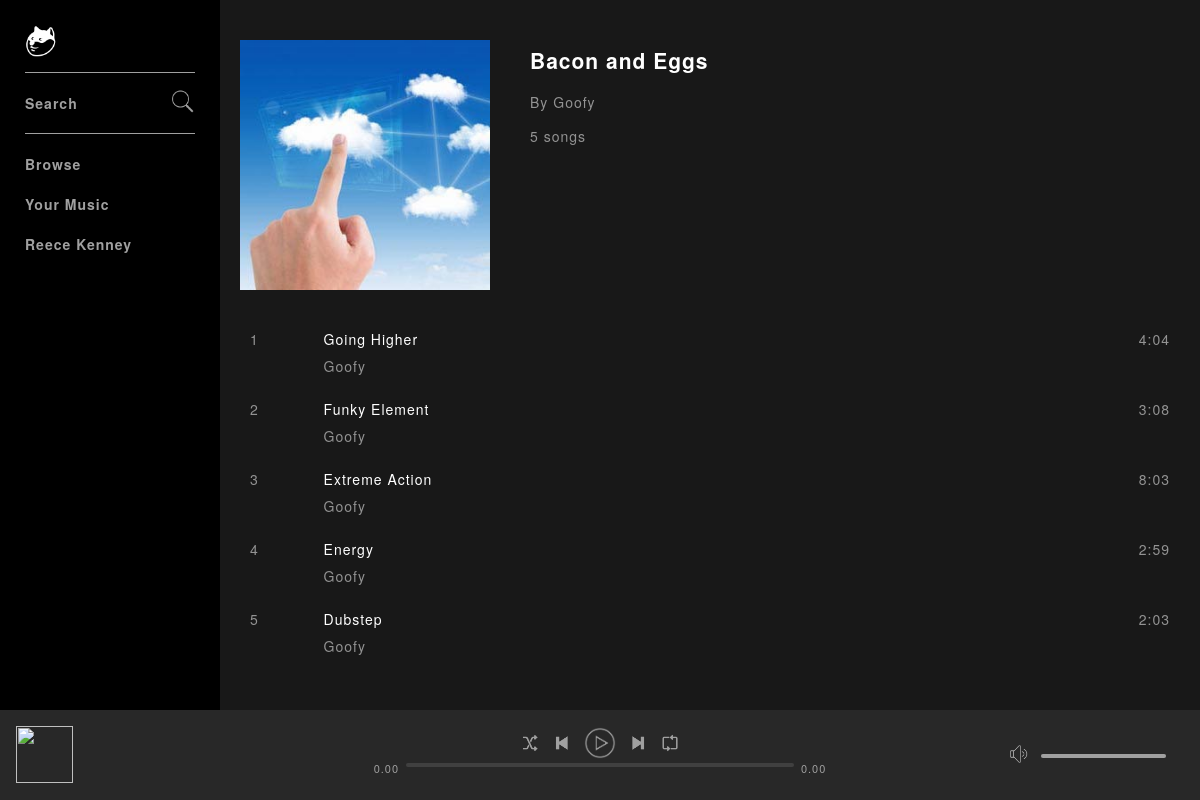
The page /album.php?id=1 (signed in) on the database its author committed.
### tables this page shows
CREATE TABLE `albums` (
  `id` int(11) NOT NULL,
  `title` varchar(250) NOT NULL,
  `artist` int(11) NOT NULL,
  `genre` int(11) NOT NULL,
  `artworkPath` varchar(500) NOT NULL
);

CREATE TABLE `artists` (
  `id` int(11) NOT NULL,
  `name` varchar(50) NOT NULL
);

CREATE TABLE `songs` (
  `id` int(11) NOT NULL,
  `title` varchar(250) NOT NULL,
  `artist` int(11) NOT NULL,
  `album` int(11) NOT NULL,
  `genre` int(11) NOT NULL,
  `duration` varchar(8) NOT NULL,
  `path` varchar(500) NOT NULL,
  `albumOrder` int(11) NOT NULL,
  `plays` int(11) NOT NULL
);

### includes/classes/User.php (called while the page is built, shortened)
<?php
	class User {
		private $con;
		private $username;
		public function __construct($con, $username) {
			$this->con = $con;
			$this->username = $username;
		}
		public function getFirstAndLastName() {
			$query = mysqli_query($this->con, "SELECT concat(firstName, ' ', lastName) as 'name'  FROM users WHERE username='$this->username'");
			$row = mysqli_fetch_array($query);
			return $row['name'];
		}
	}
?>

### includes/classes/Album.php (called while the page is built, shortened)
<?php
	class Album {
		private $con;
		private $id;
		private $title;
		private $artistId;
		private $artworkPath;
		public function __construct($con, $id) {
			$this->con = $con;
			$this->id = $id;
			$query = mysqli_query($this->con, "SELECT * FROM albums WHERE id='$this->id'");
			$album = mysqli_fetch_array($query);
			$this->title = $album['title'];
			$this->artistId = $album['artist'];
			$this->artworkPath = $album['artworkPath'];
		}
		public function getTitle() {
			return $this->title;
		}
		public function getArtist() {
			return new Artist($this->con, $this->artistId);
		}
		public function getArtworkPath() {
			return $this->artworkPath;
		}
		public function getNumberOfSongs() {
			$query = mysqli_query($this->con, "SELECT id FROM songs WHERE album='$this->id'");
			return mysqli_num_rows($query);
		}
		public function getSongIds() {
			$query = mysqli_query($this->con, "SELECT id FROM songs WHERE album='$this->id' ORDER BY albumOrder ASC");
			$array = array();
			while($row = mysqli_fetch_array($query)) {
				array_push($array, $row['id']);
			}
			return $array;
		}
	}
?>

### includes/classes/Artist.php (called while the page is built, shortened)
<?php
	class Artist {
		private $con;
		private $id;
		public function __construct($con, $id) {
			$this->con = $con;
			$this->id = $id;
		}
		public function getName() {
			$artistQuery = mysqli_query($this->con, "SELECT name FROM artists WHERE id='$this->id'");
			$artist = mysqli_fetch_array($artistQuery);
			return $artist['name'];
		}
	}
?>

### includes/classes/Song.php (called while the page is built, shortened)
<?php
	class Song {
		private $con;
		private $title;
		private $artistId;
		private $duration;
		public function __construct($con, $id) {
			$this->con = $con;
			$this->id = $id;
			$query = mysqli_query($this->con, "SELECT * FROM songs WHERE id='$this->id'");
			$this->mysqliData = mysqli_fetch_array($query);
			$this->title = $this->mysqliData['title'];
			$this->artistId = $this->mysqliData['artist'];
			$this->duration = $this->mysqliData['duration'];
		}
		public function getTitle() {
			return $this->title;
		}
		public function getArtist() {
			return new Artist($this->con, $this->artistId);
		}
		public function getDuration() {
			return $this->duration;
		}
	}
?>

### album.php (the view)
<?php include("includes/header.php");
if(isset($_GET['id'])) {
	$albumId = $_GET['id'];
}
else {
	header("Location: index.php");
}
$album = new Album($con, $albumId);
$artist = $album->getArtist();
?>
<div class="entityInfo">
	<div class="leftSection">
		<img src="<?php echo $album->getArtworkPath(); ?>">
	</div>
	<div class="rightSection">
		<h2><?php echo $album->getTitle(); ?></h2>
		<p>By <?php echo $artist->getName(); ?></p>
		<p><?php echo $album->getNumberOfSongs(); ?> songs</p>
	</div>
</div>
<div class="tracklistContainer">
	<ul class="tracklist">
		<?php
		$songIdArray = $album->getSongIds();
		$i = 1;
		foreach($songIdArray as $songId) {
			$albumSong = new Song($con, $songId);
			$albumArtist = $albumSong->getArtist();
			echo "<li class='tracklistRow'>
					<div class='trackCount'>
						<img class='play' src='assets/images/icons/play-white.png'>
						<span class='trackNumber'>$i</span>
					</div>
					<div class='trackInfo'>
						<span class='trackName'>" . $albumSong->getTitle() . "</span>
						<span class='artistName'>" . $albumArtist->getName() . "</span>
					</div>
					<div class='trackOptions'>
						<img class='optionsButton' src='assets/images/icons/more.png'>
					</div>
					<div class='trackDuration'>
						<span class='duration'>" . $albumSong->getDuration() . "</span>
					</div>
				</li>";
			$i = $i + 1;
		}
		?>
	</ul>
</div>
<?php include("includes/footer.php")?>

### includes/header.php (shortened to what this page needs)
<?php
include("includes/config.php");
include("includes/classes/User.php");
include("includes/classes/Artist.php");
include("includes/classes/Album.php");
include("includes/classes/Song.php");
include("includes/classes/Playlist.php");
if(isset($_SESSION['userLoggedIn'])) {
	$userLoggedIn = new User($con, $_SESSION['userLoggedIn']);
}
else {
	header("Location: register.php");
}
?>
<html>
<head>
	<link rel="stylesheet" type="text/css" href="assets/css/style.css">
</head>
<body>
	<div id="mainContainer">
		<div id="topContainer">
			<?php include("includes/navBarContainer.php"); ?>
			<div id="mainViewContainer">
				<div id="mainContent">

### includes/navBarContainer.php
<div id="navBarContainer">
	<nav class="navBar">
		<span role="link" tabindex="0" onclick="openPage('index.php')" class="logo">
			<img src="assets/images/icons/logo.png">
		</span>
		<div class="group">
			<div class="navItem">
				<span role='link' tabindex='0' onclick='openPage("search.php")' class="navItemLink">
					Search
					<img src="assets/images/icons/search.png" class="icon" alt="Search">
				</span>
			</div>
		</div>
		<div class="group">
			<div class="navItem">
				<span role="link" tabindex="0" onclick="openPage('browse.php')" class="navItemLink">Browse</span>
			</div>
			<div class="navItem">
				<span role="link" tabindex="0" onclick="openPage('yourMusic.php')" class="navItemLink">Your Music</span>
			</div>
			<div class="navItem">
				<span role="link" tabindex="0" onclick="openPage('settings.php')" class="navItemLink"><?php echo $userLoggedIn->getFirstAndLastName(); ?></span>
			</div>
		</div>
	</nav>
</div>

### includes/footer.php
				</div>
			</div>
		</div>
		<?php include("includes/nowPlayingBar.php"); ?>
	</div>
</body>
</html>

### includes/nowPlayingBar.php (shortened to what this page needs)
<div id="nowPlayingBarContainer">
	<div id="nowPlayingBar">
		<div id="nowPlayingLeft">
			<div class="content">
				<span class="albumLink">
					<img role="link" tabindex="0" src="" class="albumArtwork">
				</span>
			</div>
		</div>
		<div id="nowPlayingCenter">
			<div class="content playerControls">
				<div class="buttons">
					<button class="controlButton shuffle" title="Shuffle button" onclick="setShuffle()">
						<img src="assets/images/icons/shuffle.png" alt="Shuffle">
					</button>
					<button class="controlButton previous" title="Previous button" onclick="prevSong()">
						<img src="assets/images/icons/previous.png" alt="Previous">
					</button>
					<button class="controlButton play" title="Play button" onclick="playSong()">
						<img src="assets/images/icons/play.png" alt="Play">
					</button>
					<button class="controlButton next" title="Next button" onclick="nextSong()">
						<img src="assets/images/icons/next.png" alt="Next">
					</button>
					<button class="controlButton repeat" title="Repeat button" onclick="setRepeat()">
						<img src="assets/images/icons/repeat.png" alt="Repeat">
					</button>
				</div>
				<div class="playbackBar">
					<span class="progressTime current">0.00</span>
					<div class="progressBar">
						<div class="progressBarBg">
						</div>
					</div>
					<span class="progressTime remaining">0.00</span>
				</div>
			</div>
		</div>
		<div id="nowPlayingRight">
			<div class="volumeBar">
				<button class="controlButton volume" title="Volume button" onclick="setMute()">
					<img src="assets/images/icons/volume.png" alt="Volume">
				</button>
				<div class="progressBar">
					<div class="progressBarBg">
						<div class="progress"></div>
					</div>
				</div>
			</div>
		</div>
	</div>
</div>

### assets/css/style.css (style rules this page uses)
html, body { padding: 0; margin: 0; height: 100%; }
* { font-family: "Helvetica Neue", Helvetica, Arial, sans-serif; color: #fff; letter-spacing: 1px; }
body { background-color: #181818; font-size: 14px; min-width: 720px; }
#nowPlayingBarContainer { width: 100%; background-color: #282828; bottom: 0; position: fixed; min-width: 620px; }
#nowPlayingBar { display: flex; height: 90px; padding: 16px; box-sizing: border-box; }
#nowPlayingLeft, #nowPlayingRight { width: 30%; min-width: 180px; }
#nowPlayingRight { position: relative; margin-top: 16px; }
#nowPlayingCenter { width: 40%; max-width: 700px; display: flex; flex-direction: column; align-items: center; }
#nowPlayingBar .content { width: 100%; height: 57px; }
.playerControls .buttons { margin: 0 auto; display: table; }
.controlButton { background-color: transparent; border: none; vertical-align: middle; }
.controlButton img { width: 20px; height: 20px; }
.controlButton.play img, .controlButton.pause img { width: 32px; height: 32px; }
.progressTime { color: #a0a0a0; font-size: 11px; min-width: 40px; text-align: center; }
.playbackBar { display: flex; }
.progressBar { width: 100%; height: 12px; display: inline-flex; cursor: pointer; }
.progressBarBg { background-color: #404040; height: 4px; width: 100%; border-radius: 2px; }
.progress { background-color: #a0a0a0; height: 4px; width: 0; border-radius: 2px; }
.playbackBar .progressBar { margin-top: 3px; }
#nowPlayingLeft .albumArtwork { height: 100%; max-width: 57px; margin-right: 15px; float: left; background-size: cover; }
.volumeBar { width: 180px; position: absolute; right: 0; }
.volumeBar .progressBar { width: 125px; }
#topContainer { min-height: 100%; width: 100%; }
#navBarContainer { background-color: #000; width: 220px; height: 100vh; position: fixed; top: 0; left: 0; }
.navBar { padding: 25px; display: flex; flex-direction: column; -ms-flex-direction: column; }
.logo { margin-bottom: 15px; }
.logo img { width: 32px; }
.navBar .group { border-top: 1px solid #a0a0a0; padding: 10px 0; }
.navItem { padding: 10px 0; font-size: 14px; font-weight: 700; display: block; letter-spacing: 1px; position: relative; }
.navItemLink { color: #a0a0a0; text-decoration: none; }
.navItemLink .icon { position: absolute; right: 0; top: 6px; width: 25px; }
#mainViewContainer { margin-left: 220px; padding-bottom: 90px; width: calc(100% - 220px); }
#mainContent { padding: 0 20px; }
.entityInfo { padding: 40px 0 10px 0; display: inline-block; width: 100%; }
.entityInfo .leftSection { width: 30%; float: left; max-width: 250px; }
.entityInfo .leftSection img { width: 100%; }
.entityInfo .rightSection { width: 70%; float: left; padding: 5px 10px 5px 40px; box-sizing: border-box; }
.entityInfo .rightSection h2 { margin-top: 0px; }
.entityInfo .rightSection p { color: #939393; font-weight: 200; }
.tracklist { padding: 0; }
.tracklistRow { height: 40px; padding: 15px 10px; list-style: none; }
.tracklistRow span { color: #939393; font-weight: 200; }
.tracklistRow .trackCount { width: 8%; float: left; }
.tracklistRow .trackCount span { visibility: visible; }
.tracklistRow .trackInfo { width: 75%; float: left; }
.tracklistRow .trackInfo span { display: block; }
.tracklistRow .trackOptions { width: 5%; float: left; text-align: right; }
.tracklistRow .trackDuration { width: 12%; float: left; text-align: right; }
.tracklistRow .trackInfo .trackName { color: #fff; margin-bottom: 7px; }
[role="link"] { cursor: pointer; }

### rows shown on the page
albums: artworkPath (picture), title "Bacon and Eggs"
artists: name "Goofy"
songs: title "Going Higher", artists.name "Goofy", duration "4:04"
songs: title "Funky Element", artists.name "Goofy", duration "3:08"
songs: title "Extreme Action", artists.name "Goofy", duration "8:03"
songs: title "Energy", artists.name "Goofy", duration "2:59"
songs: title "Dubstep", artists.name "Goofy", duration "2:03"

### other values the page prints
$userLoggedIn->getFirstAndLastName() "Reece Kenney"
$album->getNumberOfSongs() "5"
